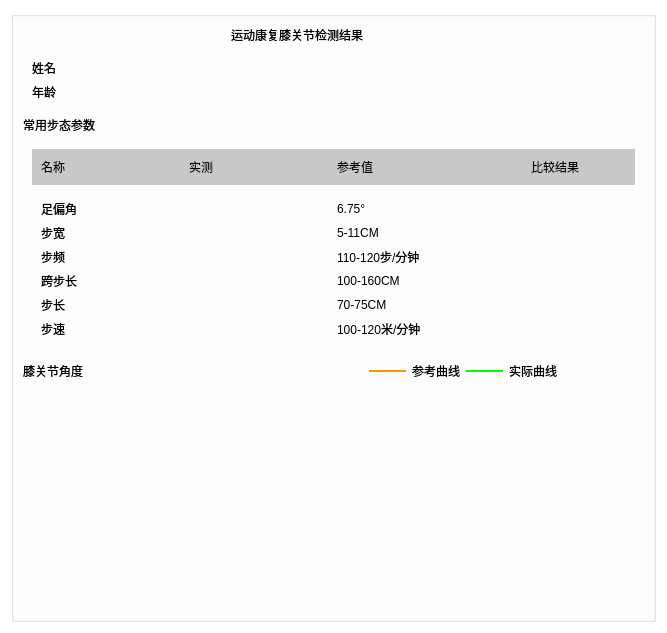
<?xml version="1.0" encoding="UTF-8"?>
<ui version="4.0">
 <class>ShowReport</class>
 <widget class="QWidget" name="ShowReport">
  <property name="geometry">
   <rect>
    <x>0</x>
    <y>0</y>
    <width>667</width>
    <height>633</height>
   </rect>
  </property>
  <property name="windowTitle">
   <string>Form</string>
  </property>
  <property name="styleSheet">
   <string notr="true">background: transparent;</string>
  </property>
  <layout class="QGridLayout" name="gridLayout_5">
   <item row="0" column="0">
    <widget class="QGroupBox" name="groupBox">
     <property name="title">
      <string/>
     </property>
     <layout class="QGridLayout" name="gridLayout_6">
      <item row="1" column="0" colspan="4">
       <widget class="QWidget" name="widget" native="true">
        <property name="sizePolicy">
         <sizepolicy hsizetype="Preferred" vsizetype="Fixed">
          <horstretch>0</horstretch>
          <verstretch>0</verstretch>
         </sizepolicy>
        </property>
        <layout class="QGridLayout" name="gridLayout">
         <item row="0" column="1">
          <widget class="QLabel" name="showname">
           <property name="text">
            <string/>
           </property>
          </widget>
         </item>
         <item row="1" column="0">
          <widget class="QLabel" name="label_3">
           <property name="text">
            <string>年龄</string>
           </property>
          </widget>
         </item>
         <item row="1" column="1">
          <widget class="QLabel" name="showage">
           <property name="text">
            <string/>
           </property>
          </widget>
         </item>
         <item row="0" column="0">
          <widget class="QLabel" name="label_2">
           <property name="text">
            <string>姓名</string>
           </property>
          </widget>
         </item>
        </layout>
       </widget>
      </item>
      <item row="1" column="4" colspan="7">
       <widget class="QLabel" name="showpic">
        <property name="layoutDirection">
         <enum>Qt::LeftToRight</enum>
        </property>
        <property name="text">
         <string/>
        </property>
        <property name="alignment">
         <set>Qt::AlignCenter</set>
        </property>
       </widget>
      </item>
      <item row="3" column="0" colspan="11">
       <widget class="QWidget" name="widget_2" native="true">
        <property name="sizePolicy">
         <sizepolicy hsizetype="Preferred" vsizetype="Fixed">
          <horstretch>0</horstretch>
          <verstretch>0</verstretch>
         </sizepolicy>
        </property>
        <layout class="QGridLayout" name="gridLayout_4">
         <item row="1" column="0">
          <widget class="QWidget" name="widget_4" native="true">
           <property name="sizePolicy">
            <sizepolicy hsizetype="Preferred" vsizetype="Fixed">
             <horstretch>0</horstretch>
             <verstretch>0</verstretch>
            </sizepolicy>
           </property>
           <layout class="QGridLayout" name="gridLayout_3">
            <item row="3" column="0">
             <widget class="QLabel" name="label_4">
              <property name="text">
               <string>跨步长</string>
              </property>
             </widget>
            </item>
            <item row="3" column="1">
             <widget class="QLabel" name="srideLength">
              <property name="text">
               <string/>
              </property>
             </widget>
            </item>
            <item row="3" column="2">
             <widget class="QLabel" name="label_6">
              <property name="text">
               <string>100-160CM</string>
              </property>
             </widget>
            </item>
            <item row="0" column="3">
             <widget class="QLabel" name="footAngleresult">
              <property name="text">
               <string/>
              </property>
              <property name="alignment">
               <set>Qt::AlignCenter</set>
              </property>
             </widget>
            </item>
            <item row="1" column="1">
             <widget class="QLabel" name="stepWidth">
              <property name="text">
               <string/>
              </property>
             </widget>
            </item>
            <item row="1" column="3">
             <widget class="QLabel" name="stepWidthresult">
              <property name="text">
               <string/>
              </property>
              <property name="alignment">
               <set>Qt::AlignCenter</set>
              </property>
             </widget>
            </item>
            <item row="2" column="0">
             <widget class="QLabel" name="label_20">
              <property name="text">
               <string>步频</string>
              </property>
             </widget>
            </item>
            <item row="2" column="1">
             <widget class="QLabel" name="cadence">
              <property name="text">
               <string/>
              </property>
             </widget>
            </item>
            <item row="0" column="0">
             <widget class="QLabel" name="label_12">
              <property name="text">
               <string>足偏角</string>
              </property>
             </widget>
            </item>
            <item row="0" column="1">
             <widget class="QLabel" name="footAngle">
              <property name="text">
               <string/>
              </property>
             </widget>
            </item>
            <item row="1" column="0">
             <widget class="QLabel" name="label_16">
              <property name="text">
               <string>步宽</string>
              </property>
             </widget>
            </item>
            <item row="1" column="2">
             <widget class="QLabel" name="label_18">
              <property name="text">
               <string>5-11CM</string>
              </property>
             </widget>
            </item>
            <item row="2" column="2">
             <widget class="QLabel" name="label_22">
              <property name="text">
               <string>110-120步/分钟</string>
              </property>
             </widget>
            </item>
            <item row="2" column="3">
             <widget class="QLabel" name="cadenceresult">
              <property name="text">
               <string/>
              </property>
              <property name="alignment">
               <set>Qt::AlignCenter</set>
              </property>
             </widget>
            </item>
            <item row="0" column="2">
             <widget class="QLabel" name="label_14">
              <property name="text">
               <string>6.75° </string>
              </property>
             </widget>
            </item>
            <item row="3" column="3">
             <widget class="QLabel" name="srideLengthresult">
              <property name="text">
               <string/>
              </property>
              <property name="alignment">
               <set>Qt::AlignCenter</set>
              </property>
             </widget>
            </item>
            <item row="4" column="0">
             <widget class="QLabel" name="label_17">
              <property name="text">
               <string>步长</string>
              </property>
             </widget>
            </item>
            <item row="5" column="0">
             <widget class="QLabel" name="label_21">
              <property name="text">
               <string>步速</string>
              </property>
             </widget>
            </item>
            <item row="4" column="1">
             <widget class="QLabel" name="stepLength">
              <property name="text">
               <string/>
              </property>
             </widget>
            </item>
            <item row="5" column="1">
             <widget class="QLabel" name="walkingSpeed">
              <property name="text">
               <string/>
              </property>
             </widget>
            </item>
            <item row="4" column="2">
             <widget class="QLabel" name="label_26">
              <property name="text">
               <string>70-75CM</string>
              </property>
             </widget>
            </item>
            <item row="5" column="2">
             <widget class="QLabel" name="label_27">
              <property name="styleSheet">
               <string notr="true"/>
              </property>
              <property name="text">
               <string>100-120米/分钟</string>
              </property>
             </widget>
            </item>
            <item row="4" column="3">
             <widget class="QLabel" name="stepLengthresult">
              <property name="text">
               <string/>
              </property>
              <property name="alignment">
               <set>Qt::AlignCenter</set>
              </property>
             </widget>
            </item>
            <item row="5" column="3">
             <widget class="QLabel" name="walkingSpeedresult">
              <property name="text">
               <string/>
              </property>
              <property name="alignment">
               <set>Qt::AlignCenter</set>
              </property>
             </widget>
            </item>
           </layout>
          </widget>
         </item>
         <item row="0" column="0">
          <widget class="QWidget" name="widget_3" native="true">
           <property name="sizePolicy">
            <sizepolicy hsizetype="Preferred" vsizetype="Fixed">
             <horstretch>0</horstretch>
             <verstretch>0</verstretch>
            </sizepolicy>
           </property>
           <property name="autoFillBackground">
            <bool>false</bool>
           </property>
           <property name="styleSheet">
            <string notr="true">background-color: rgb(200, 200, 200);</string>
           </property>
           <layout class="QGridLayout" name="gridLayout_2">
            <item row="0" column="0">
             <widget class="QLabel" name="label_11">
              <property name="text">
               <string>名称</string>
              </property>
             </widget>
            </item>
            <item row="0" column="1">
             <widget class="QLabel" name="label_8">
              <property name="text">
               <string>实测</string>
              </property>
             </widget>
            </item>
            <item row="0" column="2">
             <widget class="QLabel" name="label_9">
              <property name="text">
               <string>参考值</string>
              </property>
             </widget>
            </item>
            <item row="0" column="3">
             <widget class="QLabel" name="label_10">
              <property name="text">
               <string>比较结果</string>
              </property>
              <property name="alignment">
               <set>Qt::AlignCenter</set>
              </property>
             </widget>
            </item>
           </layout>
          </widget>
         </item>
        </layout>
       </widget>
      </item>
      <item row="5" column="0" colspan="11">
       <widget class="QWidget" name="widget_5" native="true">
        <property name="sizePolicy">
         <sizepolicy hsizetype="Expanding" vsizetype="Minimum">
          <horstretch>0</horstretch>
          <verstretch>0</verstretch>
         </sizepolicy>
        </property>
        <property name="minimumSize">
         <size>
          <width>0</width>
          <height>200</height>
         </size>
        </property>
        <layout class="QGridLayout" name="gridLayout_7">
         <item row="0" column="0">
          <widget class="QWidget" name="sagwidget" native="true">
           <property name="styleSheet">
            <string notr="true"/>
           </property>
          </widget>
         </item>
         <item row="0" column="1">
          <widget class="QWidget" name="fronwidget" native="true"/>
         </item>
        </layout>
       </widget>
      </item>
      <item row="4" column="8">
       <widget class="QLabel" name="label_13">
        <property name="text">
         <string>实际曲线</string>
        </property>
       </widget>
      </item>
      <item row="2" column="0">
       <widget class="QLabel" name="label_7">
        <property name="sizePolicy">
         <sizepolicy hsizetype="Preferred" vsizetype="Fixed">
          <horstretch>0</horstretch>
          <verstretch>0</verstretch>
         </sizepolicy>
        </property>
        <property name="text">
         <string>常用步态参数</string>
        </property>
       </widget>
      </item>
      <item row="4" column="0">
       <widget class="QLabel" name="label_71">
        <property name="sizePolicy">
         <sizepolicy hsizetype="Preferred" vsizetype="Fixed">
          <horstretch>0</horstretch>
          <verstretch>0</verstretch>
         </sizepolicy>
        </property>
        <property name="text">
         <string>膝关节角度</string>
        </property>
       </widget>
      </item>
      <item row="4" column="6">
       <widget class="QLabel" name="label_15">
        <property name="sizePolicy">
         <sizepolicy hsizetype="Fixed" vsizetype="Preferred">
          <horstretch>0</horstretch>
          <verstretch>0</verstretch>
         </sizepolicy>
        </property>
        <property name="text">
         <string>参考曲线</string>
        </property>
       </widget>
      </item>
      <item row="4" column="7">
       <widget class="QLabel" name="label_19">
        <property name="sizePolicy">
         <sizepolicy hsizetype="Preferred" vsizetype="Fixed">
          <horstretch>0</horstretch>
          <verstretch>0</verstretch>
         </sizepolicy>
        </property>
        <property name="maximumSize">
         <size>
          <width>16777215</width>
          <height>2</height>
         </size>
        </property>
        <property name="styleSheet">
         <string notr="true">background-color: rgb(0, 255, 0);</string>
        </property>
        <property name="text">
         <string/>
        </property>
       </widget>
      </item>
      <item row="0" column="4">
       <widget class="QLabel" name="label">
        <property name="sizePolicy">
         <sizepolicy hsizetype="Preferred" vsizetype="Fixed">
          <horstretch>0</horstretch>
          <verstretch>0</verstretch>
         </sizepolicy>
        </property>
        <property name="styleSheet">
         <string notr="true">font: 14pt &quot;Adobe Arabic&quot;;</string>
        </property>
        <property name="text">
         <string>运动康复膝关节检测结果</string>
        </property>
       </widget>
      </item>
      <item row="4" column="5">
       <widget class="QLabel" name="label_5">
        <property name="sizePolicy">
         <sizepolicy hsizetype="Preferred" vsizetype="Fixed">
          <horstretch>0</horstretch>
          <verstretch>0</verstretch>
         </sizepolicy>
        </property>
        <property name="minimumSize">
         <size>
          <width>0</width>
          <height>2</height>
         </size>
        </property>
        <property name="maximumSize">
         <size>
          <width>16777215</width>
          <height>2</height>
         </size>
        </property>
        <property name="styleSheet">
         <string notr="true">background-color: rgb(251, 151, 0)</string>
        </property>
        <property name="text">
         <string/>
        </property>
       </widget>
      </item>
     </layout>
    </widget>
   </item>
  </layout>
 </widget>
 <resources/>
 <connections/>
</ui>
